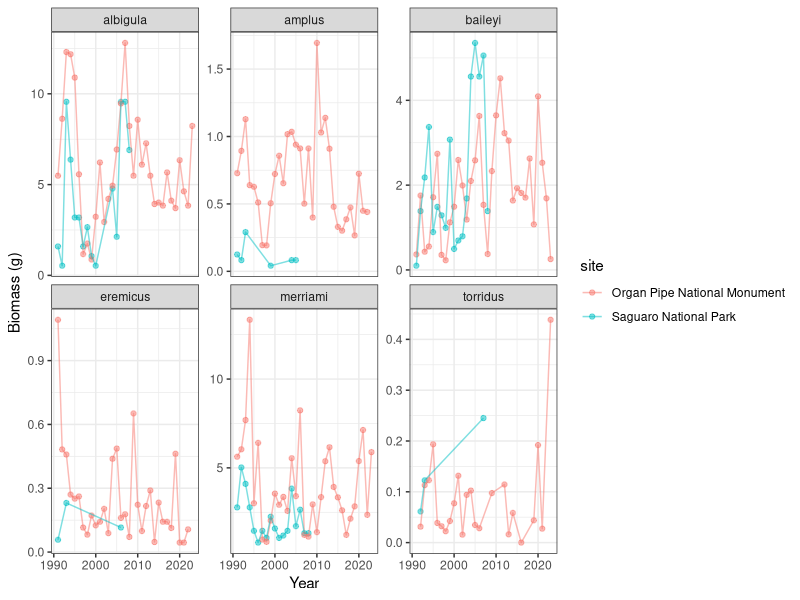
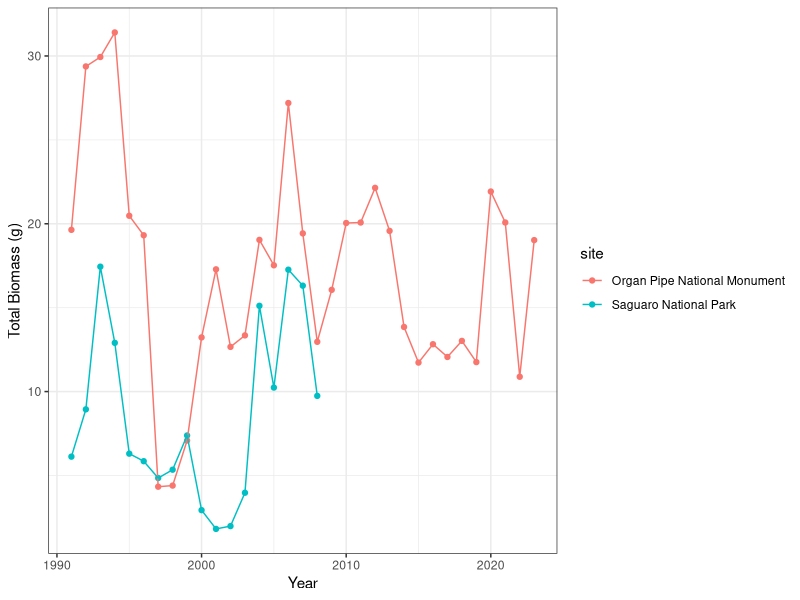
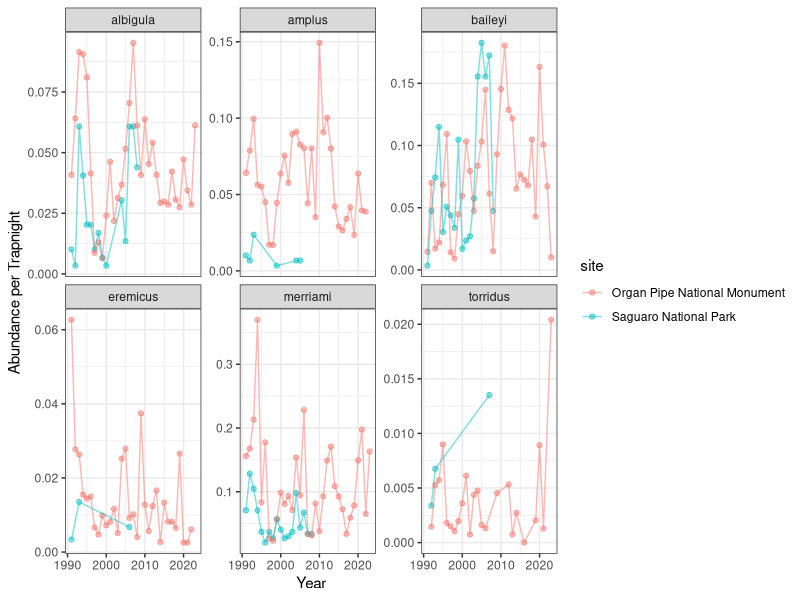
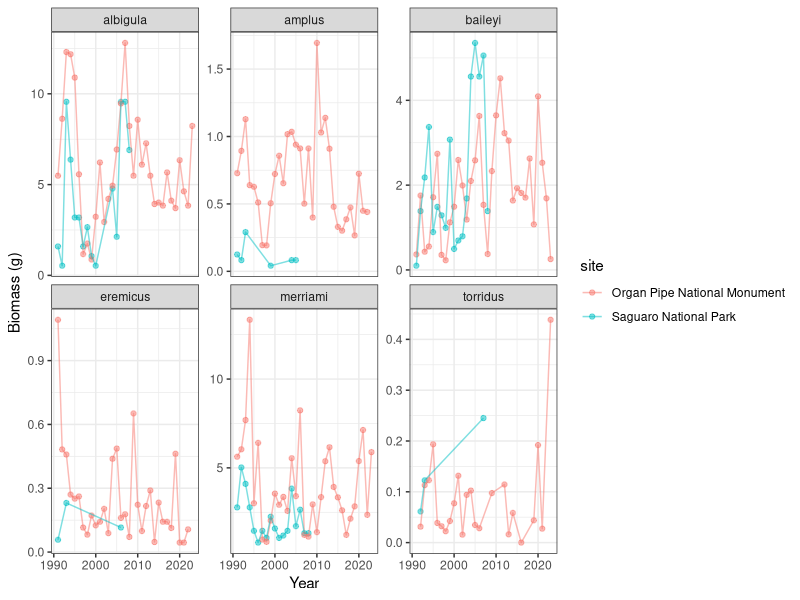
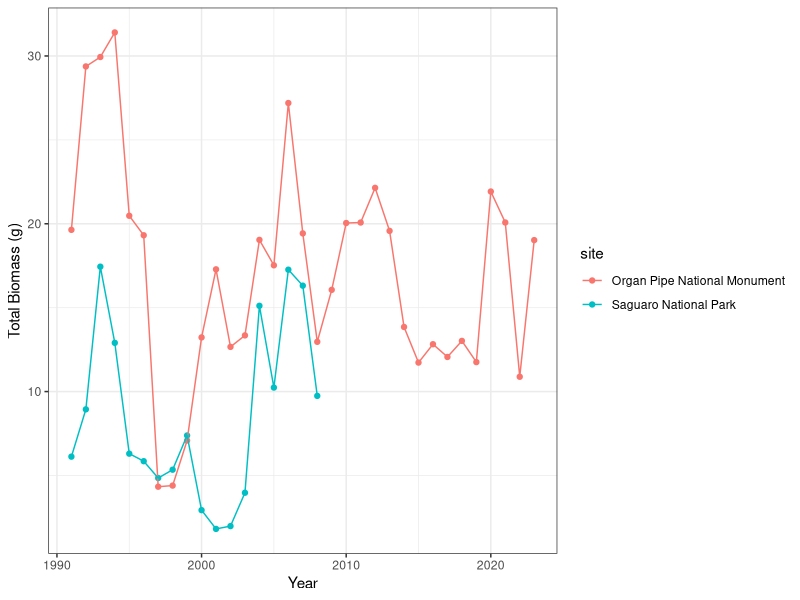
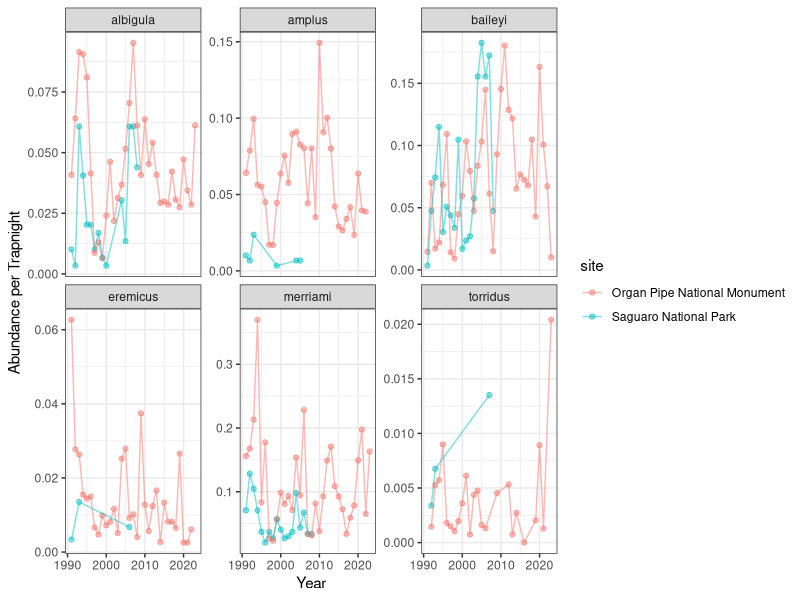

Write the R code that produced these figures, in order.
## ---- chunk 1
#Week 3 (loading in packages and read_csv)

#install.packages("tidyverse")
library(tidyverse)

#creating function to plot ecological data facet wrapped by species
#Week 11 (creating functions)
ecol_per_species <- function(data, species_vector, y_axis, y_label) {
  graph <- data %>% 
    filter(species %in% species_vector) %>% 
    ggplot(., aes(x = year, y = {{y_axis}}, color = site)) +
    geom_point(alpha = 0.5) +
    geom_line(alpha = 0.5) +
    facet_wrap(~species, scales = "free_y") + 
    labs(y = y_label, x = "Year") +
    theme_bw()
  return(graph)
}
## ---- chunk 2
#Week 3 (read_csv), Week 4 (mutate), and Week 9 (file paths)
#loading in the data
saguaro_biomass <- read_csv("../data_clean/saguaro_biomass.csv")
orpi_biomass <- read_csv("../data_clean/orpi_biomass.csv")

#adding site column to each dataframe
saguaro_biomass <- saguaro_biomass %>% 
  mutate(site = "Saguaro National Park")
saguaro_biomass

orpi_biomass <- orpi_biomass %>% 
   mutate(site = "Organ Pipe National Monument")
orpi_biomass
## ---- chunk 3
#Week 4 (bind_rows)
all_biomass <- bind_rows(saguaro_biomass, orpi_biomass)
all_biomass
## ---- chunk 4
#Week 2 (vectors)

#creating vector of species present in both sites
shared_species <- c("albigula", "amplus", "baileyi", "eremicus", "merriami", "pennicillatus", "torridus")

#plotting data
#Week 5 (data visualization)
ecol_per_species(all_biomass, shared_species, biomass_g, "Biomass (g)")
ggsave("../figures/all_biomass.png")
## ---- chunk 5
#Week 3 (read_csv), Week 4 (mutate), and Week 9 (file paths)

#loading in the data
saguaro_total_biomass <- read_csv("../data_clean/saguaro_total_biomass.csv")
orpi_total_biomass <- read_csv("../data_clean/orpi_total_biomass.csv")

#adding site column to each dataframe
saguaro_total_biomass <- saguaro_total_biomass %>% 
  mutate(site = "Saguaro National Park")
saguaro_total_biomass

orpi_total_biomass <- orpi_total_biomass %>% 
   mutate(site = "Organ Pipe National Monument")
orpi_total_biomass
## ---- chunk 6
#Week 4 (bind_rows)

all_total_biomass <- bind_rows(saguaro_total_biomass, orpi_total_biomass)
all_total_biomass
## ---- chunk 7
#Week 5 (data visualization)

ggplot(all_total_biomass, aes(x = year, y = biomass_g, color = site)) +
  geom_point() +
  geom_line() +
  labs(y = "Total Biomass (g)", x = "Year") +
  theme_bw()
ggsave("../figures/orpi_and_saguaro_biomass.png")
## ---- chunk 8
#Week 3 (read_csv and select), Week 4 (mutate), and Week 9 (file paths)

saguaro_abund <- read_csv("../data_clean/saguaro_abund_trapnights.csv")
orpi_abund <- read_csv("../data_clean/orpi_abund_trapnights.csv")

#removing superfluous columns
saguaro_abund <- saguaro_abund %>% 
  select(1, 2, 6)
saguaro_abund

orpi_abund <- orpi_abund %>% 
  select(1, 2, 5)
orpi_abund

#adding site column to each dataframe
saguaro_abund <- saguaro_abund %>% 
  mutate(site = "Saguaro National Park")
saguaro_abund

orpi_abund <- orpi_abund %>% 
   mutate(site = "Organ Pipe National Monument")
orpi_abund
## ---- chunk 9
#Week 4 (bind_rows)

all_abund <- bind_rows(saguaro_abund, orpi_abund)
all_abund
## ---- chunk 10
#Week 5 (data visualization)

ecol_per_species(all_abund, shared_species, abund_per_trapnight, "Abundance per Trapnight")
ggsave("../figures/all_abund.png")
